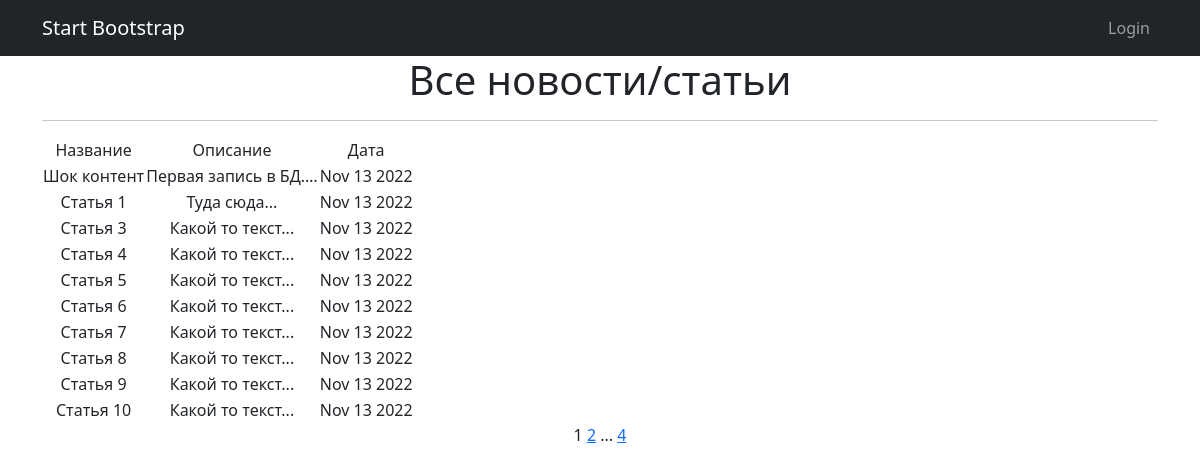
Page /news/ on the committed database.
### news/models.py (models this page shows, shortened)
class Post(models.Model):
    title = models.CharField(max_length=255)
    text = models.TextField()
    type = models.CharField(max_length=2, choices=POST_TYPE, default=POST_NEWS)
    create_date_time = models.DateTimeField(auto_now_add=True)
    _rating = models.IntegerField(default=0, db_column='rating')
    author = models.ForeignKey(Author, on_delete=models.CASCADE)
    category = models.ManyToManyField(Category, through='PostCategory')
    @property
    def rating(self):
        return self._rating  # Заменить на расчет
    def preview(self):
        return f'{self.text[:120]}...'

### news/views.py (the view)
# urls.py: path('', cache_page(60)(PostsList.as_view())),
class PostsList(ListView):
    model = Post
    ordering = 'create_date_time'
    template_name = 'posts.html'
    context_object_name = 'posts'
    paginate_by = 10

### news/templatetags/custom_tags.py (called while the page is built)
@register.simple_tag(takes_context=True)
def url_replace(context, **kwargs):
   d = context['request'].GET.copy()
   for k, v in kwargs.items():
       d[k] = v
   return d.urlencode()

### templates/posts.html (shortened to what this page needs)
{% extends 'flatpages/default.html' %}
{% load custom_filters %}
{% load custom_tags %}
{% block content %}
    <h1>Все новости/статьи</h1>
    <hr>
    {% if posts %}
        <table>
            <tr>
                <td>Название</td>
                <td>Описание</td>
                <td>Дата</td>
            </tr>
            {% for post in posts %}
                <tr>
                    <td>{{ post.title }}</td>
                    <td>{{ post.preview|truncatechars:20 }}</td>
                    <td>{{ post.create_date_time|date:'M d Y' }}</td>
                </tr>
            {% endfor %}
        </table>
    {% else %}
        <h2>Нет статей и новостей</h2>
    {% endif %}
    {{ page_obj.number }}
    {% if page_obj.has_next %}
        <a href="?{% url_replace page=page_obj.next_page_number %}">{{ page_obj.next_page_number }}</a>
        {% if paginator.num_pages != page_obj.next_page_number %}
            ...
            <a href="?{% url_replace page=page_obj.paginator.num_pages %}">{{ page_obj.paginator.num_pages }}</a>
        {% endif %}
    {% endif %}
{% endblock content %}

### rows in the picture
Post: title "Шок контент", preview "Первая запись в БД.…", create_date_time "Nov 13 2022"
Post: title "Статья 1", preview "Туда сюда...", create_date_time "Nov 13 2022"
Post: title "Статья 3", preview "Какой то текст...", create_date_time "Nov 13 2022"
Post: title "Статья 4", preview "Какой то текст...", create_date_time "Nov 13 2022"
Post: title "Статья 5", preview "Какой то текст...", create_date_time "Nov 13 2022"
Post: title "Статья 6", preview "Какой то текст...", create_date_time "Nov 13 2022"
Post: title "Статья 7", preview "Какой то текст...", create_date_time "Nov 13 2022"
Post: title "Статья 8", preview "Какой то текст...", create_date_time "Nov 13 2022"
Post: title "Статья 9", preview "Какой то текст...", create_date_time "Nov 13 2022"
Post: title "Статья 10", preview "Какой то текст...", create_date_time "Nov 13 2022"

### other values in the picture
{{ page_obj.number }} "1"
{{ page_obj.next_page_number }} "2"
{{ page_obj.paginator.num_pages }} "4"
